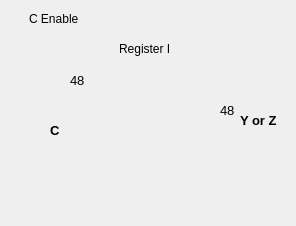
    <widget class="QWidget" name="tabRegCM">
     <attribute name="title">
      <string>DSP48 Input C, M</string>
     </attribute>
     <widget class="QLabel" name="lab_f_c">
      <property name="geometry">
       <rect>
        <x>60</x>
        <y>110</y>
        <width>132</width>
        <height>107</height>
       </rect>
      </property>
      <property name="sizePolicy">
       <sizepolicy hsizetype="Preferred" vsizetype="Preferred">
        <horstretch>0</horstretch>
        <verstretch>0</verstretch>
       </sizepolicy>
      </property>
      <property name="styleSheet">
       <string notr="true">background: rgba(255,255,255,0%)</string>
      </property>
      <property name="text">
       <string/>
      </property>
      <property name="textFormat">
       <enum>Qt::PlainText</enum>
      </property>
      <property name="pixmap">
       <pixmap resource="ui_res.qrc">:/image/f_c.png</pixmap>
      </property>
      <property name="scaledContents">
       <bool>false</bool>
      </property>
     </widget>
     <widget class="QLabel" name="lab_w_c_mux">
      <property name="geometry">
       <rect>
        <x>60</x>
        <y>90</y>
        <width>132</width>
        <height>52</height>
       </rect>
      </property>
      <property name="sizePolicy">
       <sizepolicy hsizetype="Preferred" vsizetype="Preferred">
        <horstretch>0</horstretch>
        <verstretch>0</verstretch>
       </sizepolicy>
      </property>
      <property name="styleSheet">
       <string notr="true">background: rgba(255,255,255,0%)</string>
      </property>
      <property name="text">
       <string/>
      </property>
      <property name="textFormat">
       <enum>Qt::PlainText</enum>
      </property>
      <property name="pixmap">
       <pixmap resource="ui_res.qrc">:/image/w_d1.png</pixmap>
      </property>
      <property name="scaledContents">
       <bool>false</bool>
      </property>
     </widget>
     <widget class="QLabel" name="lab_m_c">
      <property name="geometry">
       <rect>
        <x>190</x>
        <y>80</y>
        <width>21</width>
        <height>81</height>
       </rect>
      </property>
      <property name="sizePolicy">
       <sizepolicy hsizetype="Preferred" vsizetype="Preferred">
        <horstretch>0</horstretch>
        <verstretch>0</verstretch>
       </sizepolicy>
      </property>
      <property name="styleSheet">
       <string notr="true">background: rgba(255,255,255,0%)</string>
      </property>
      <property name="text">
       <string/>
      </property>
      <property name="textFormat">
       <enum>Qt::PlainText</enum>
      </property>
      <property name="pixmap">
       <pixmap resource="ui_res.qrc">:/image/m_nop.png</pixmap>
      </property>
      <property name="scaledContents">
       <bool>false</bool>
      </property>
     </widget>
     <widget class="QLabel" name="lab_c_bw_1">
      <property name="geometry">
       <rect>
        <x>220</x>
        <y>100</y>
        <width>31</width>
        <height>21</height>
       </rect>
      </property>
      <property name="font">
       <font>
        <pointsize>10</pointsize>
        <weight>50</weight>
        <bold>false</bold>
       </font>
      </property>
      <property name="styleSheet">
       <string notr="true">background: rgba(255,255,255,0%)</string>
      </property>
      <property name="text">
       <string>48</string>
      </property>
     </widget>
     <widget class="QLabel" name="lab_w_ccout">
      <property name="geometry">
       <rect>
        <x>210</x>
        <y>120</y>
        <width>22</width>
        <height>2</height>
       </rect>
      </property>
      <property name="sizePolicy">
       <sizepolicy hsizetype="Preferred" vsizetype="Preferred">
        <horstretch>0</horstretch>
        <verstretch>0</verstretch>
       </sizepolicy>
      </property>
      <property name="styleSheet">
       <string notr="true">background: rgba(255,255,255,0%)</string>
      </property>
      <property name="text">
       <string/>
      </property>
      <property name="textFormat">
       <enum>Qt::PlainText</enum>
      </property>
      <property name="pixmap">
       <pixmap resource="ui_res.qrc">:/image/short_w.png</pixmap>
      </property>
      <property name="scaledContents">
       <bool>false</bool>
      </property>
     </widget>
     <widget class="QLabel" name="lab_t_ccout">
      <property name="geometry">
       <rect>
        <x>240</x>
        <y>110</y>
        <width>47</width>
        <height>21</height>
       </rect>
      </property>
      <property name="font">
       <font>
        <pointsize>10</pointsize>
        <weight>75</weight>
        <bold>true</bold>
       </font>
      </property>
      <property name="styleSheet">
       <string notr="true">background: rgba(255,255,255,0%)</string>
      </property>
      <property name="text">
       <string>Y or Z</string>
      </property>
     </widget>
     <widget class="QLabel" name="lab_t_c">
      <property name="geometry">
       <rect>
        <x>50</x>
        <y>120</y>
        <width>21</width>
        <height>21</height>
       </rect>
      </property>
      <property name="font">
       <font>
        <pointsize>10</pointsize>
        <weight>75</weight>
        <bold>true</bold>
       </font>
      </property>
      <property name="styleSheet">
       <string notr="true">background: rgba(255,255,255,0%)</string>
      </property>
      <property name="text">
       <string>C</string>
      </property>
     </widget>
     <widget class="QCheckBox" name="cb_io_c_en">
      <property name="geometry">
       <rect>
        <x>10</x>
        <y>10</y>
        <width>70</width>
        <height>17</height>
       </rect>
      </property>
      <property name="styleSheet">
       <string notr="true">background: rgba(255,255,255,0%)</string>
      </property>
      <property name="text">
       <string>C Enable</string>
      </property>
     </widget>
     <widget class="QCheckBox" name="cb_reg0_c">
      <property name="geometry">
       <rect>
        <x>100</x>
        <y>40</y>
        <width>70</width>
        <height>17</height>
       </rect>
      </property>
      <property name="styleSheet">
       <string notr="true">background: rgba(255,255,255,0%)</string>
      </property>
      <property name="text">
       <string>Register I</string>
      </property>
     </widget>
     <widget class="QLabel" name="lab_c_bw_2">
      <property name="geometry">
       <rect>
        <x>70</x>
        <y>70</y>
        <width>31</width>
        <height>21</height>
       </rect>
      </property>
      <property name="font">
       <font>
        <pointsize>10</pointsize>
        <weight>50</weight>
        <bold>false</bold>
       </font>
      </property>
      <property name="styleSheet">
       <string notr="true">background: rgba(255,255,255,0%)</string>
      </property>
      <property name="text">
       <string>48</string>
      </property>
     </widget>
    </widget>
